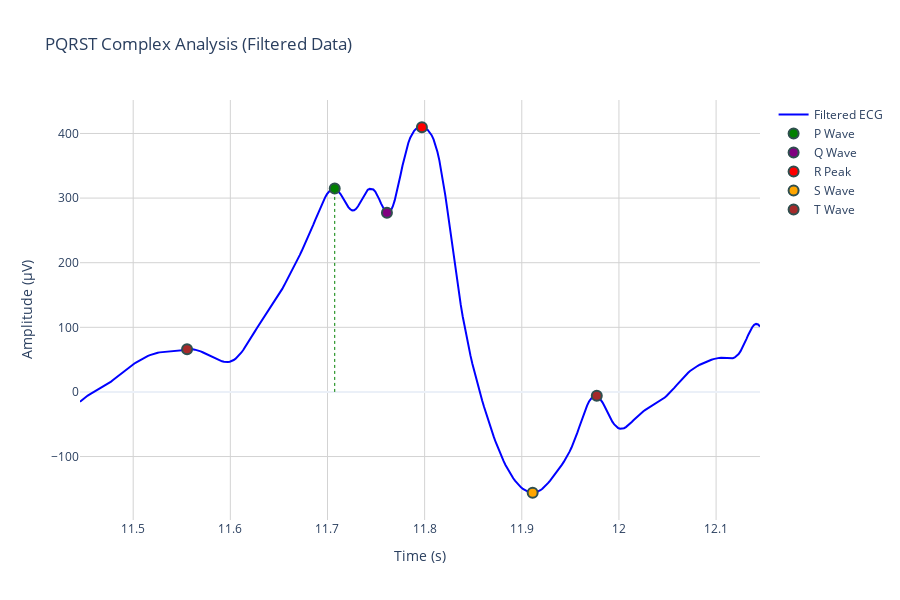

This figure's notebook cell:
### Code cell
# PQRST Complex Analysis- This section analyzes the complete cardiac waveform components (P, QRS, T waves)
if len(r_peak_indices) > 0:
    try:
        # Step 1: ECG Delineation - Identify all waveform components using Discrete Wavelet Transform
        _, delineate = nk.ecg_delineate(ecg_signal, r_peak_indices, sampling_rate=sampling_rate,method="dwt")
        
        # Safe peak extraction with validation
        def get_valid_peaks(peaks):
            if peaks is None:
                return []
            valid_peaks = [int(p) for p in peaks if p is not None and not np.isnan(p)]
            return [p for p in valid_peaks if 0 <= p < len(ecg_signal)]
        
        p_peaks = get_valid_peaks(delineate.get('ECG_P_Peaks', []))
        q_peaks = get_valid_peaks(delineate.get('ECG_Q_Peaks', []))
        s_peaks = get_valid_peaks(delineate.get('ECG_S_Peaks', []))
        t_peaks = get_valid_peaks(delineate.get('ECG_T_Peaks', []))
        
        # Step 2: Select representative complex for visualization
        best_r_idx = r_peak_indices[np.argmax(ecg_signal[r_peak_indices])]
        window_size = int(0.35 * sampling_rate)
        start_idx = max(0, best_r_idx - window_size)
        end_idx = min(len(ecg_signal), best_r_idx + window_size)
        
        # Step 3: Create interactive visualization
        fig_pqrst = go.Figure()
        
        # Add ECG trace
        fig_pqrst.add_trace(go.Scatter(x=time_axis[start_idx:end_idx], y=ecg_signal[start_idx:end_idx], mode='lines', name='Filtered ECG', line=dict(color='blue', width=2)))
        
        def plot_valid_peaks(peaks, name, color): # Enhanced peak plotting with validation
            valid_peaks = [p for p in peaks if start_idx <= p < end_idx]
            if valid_peaks:
                fig_pqrst.add_trace(go.Scatter(x=time_axis[valid_peaks], y=ecg_signal[valid_peaks], mode='markers', name=name, marker=dict(color=color, size=10, line=dict(width=2, color='DarkSlateGrey'))))
        
        plot_valid_peaks(p_peaks, 'P Wave', 'green')
        plot_valid_peaks(q_peaks, 'Q Wave', 'purple')
        plot_valid_peaks([best_r_idx], 'R Peak', 'red')
        plot_valid_peaks(s_peaks, 'S Wave', 'orange')
        plot_valid_peaks(t_peaks, 'T Wave', 'brown')
        
        shapes = []
        for p in p_peaks:
            if start_idx <= p < end_idx:
                shapes.append(dict(type='line', x0=time_axis[p], y0=0, x1=time_axis[p], y1=ecg_signal[p], line=dict(color='green', width=1, dash='dot')))
        
        fig_pqrst.update_layout(title=f'PQRST Complex Analysis (Filtered Data)', xaxis_title='Time (s)', yaxis_title='Amplitude (μV)', hovermode='x unified', showlegend=True, shapes=shapes, height=600, template='plotly_white')
        fig_pqrst.update_xaxes(showgrid=True, gridwidth=1, gridcolor='LightGray')
        fig_pqrst.update_yaxes(showgrid=True, gridwidth=1, gridcolor='LightGray')
        
        fig_pqrst.show()
        
    except Exception as e:
        print(f"PQRST delineation failed: {str(e)}")
else:
    print("No R-peaks detected - cannot perform PQRST analysis")

### Figure 1 — Plotly figure (JSON) as saved in the notebook; plotly's stock layout.template omitted (floating-point values rounded to 4 significant figures; data arrays with more than 128 entries replaced by an {"elided": "..."} marker saying what was removed)
{"data": [{"line": {"color": "blue", "width": 2}, "mode": "lines", "name": "Filtered ECG", "type": "scatter", "x": {"elided": "350 float values"}, "y": {"elided": "350 float values"}}, {"marker": {"color": "green", "line": {"color": "DarkSlateGrey", "width": 2}, "size": 10}, "mode": "markers", "name": "P Wave", "type": "scatter", "x": [11.71], "y": [314.9]}, {"marker": {"color": "purple", "line": {"color": "DarkSlateGrey", "width": 2}, "size": 10}, "mode": "markers", "name": "Q Wave", "type": "scatter", "x": [11.76], "y": [277.1]}, {"marker": {"color": "red", "line": {"color": "DarkSlateGrey", "width": 2}, "size": 10}, "mode": "markers", "name": "R Peak", "type": "scatter", "x": [11.8], "y": [409.6]}, {"marker": {"color": "orange", "line": {"color": "DarkSlateGrey", "width": 2}, "size": 10}, "mode": "markers", "name": "S Wave", "type": "scatter", "x": [11.91], "y": [-156.0]}, {"marker": {"color": "brown", "line": {"color": "DarkSlateGrey", "width": 2}, "size": 10}, "mode": "markers", "name": "T Wave", "type": "scatter", "x": [11.56, 11.98], "y": [65.91, -5.8]}], "layout": {"height": 600, "hovermode": "x unified", "shapes": [{"line": {"color": "green", "dash": "dot", "width": 1}, "type": "line", "x0": 11.71, "x1": 11.71, "y0": 0, "y1": 314.9}], "showlegend": true, "title": {"text": "PQRST Complex Analysis (Filtered Data)"}, "xaxis": {"gridcolor": "LightGray", "gridwidth": 1, "showgrid": true, "title": {"text": "Time (s)"}}, "yaxis": {"gridcolor": "LightGray", "gridwidth": 1, "showgrid": true, "title": {"text": "Amplitude (μV)"}}}}
